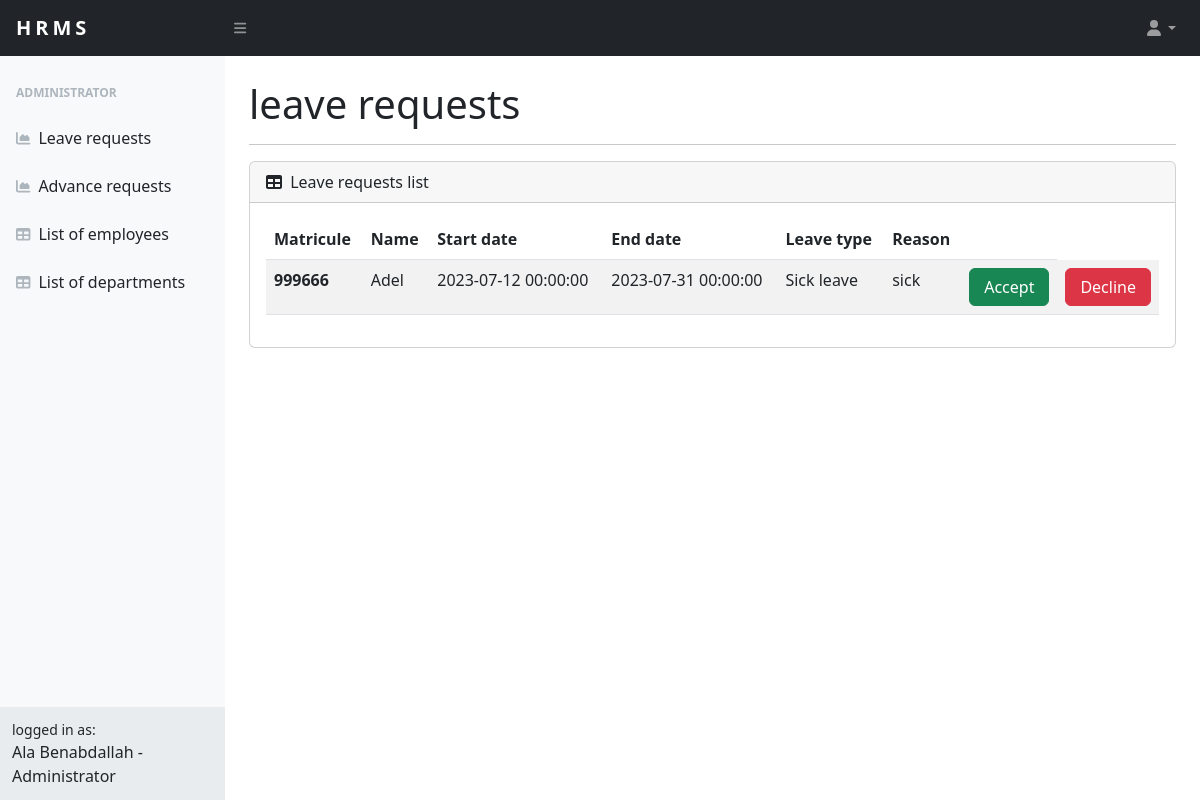
The page /admin/manage_leave (signed in) on the database its author committed.
### src/models.py (models this page shows, shortened)
class demande_conge(db.Model):
    matricule = db.Column(db.Integer,db.ForeignKey('matricules.matricule'),primary_key=True) #cle etranger
    type_conge = db.Column(db.String)
    date_deb = db.Column(db.DateTime)
    date_fin = db.Column(db.DateTime)
    motif = db.Column(db.String)
    status = db.Column(db.Boolean)

class User(UserMixin,db.Model):
    matricule = db.Column(db.Integer,db.ForeignKey('matricules.matricule'),primary_key=True) #cle etranger
    first_name = db.Column(db.String(20))
    last_name = db.Column(db.String(20))
    email = db.Column(db.String(100), unique=True)
    password = db.Column(db.String(100))
    dep_name = db.Column(db.Integer,db.ForeignKey('departements.name')) #cle etranger
    address = db.Column(db.String(100))
    phone = db.Column(db.Integer)
    salaire = db.Column(db.Integer)
    is_admin = db.Column(db.Boolean,db.ForeignKey('matricules.is_admin'))

### src/admin/routes.py (the view)
@admin.route("/manage_leave",methods=['POST','GET'])
@login_required
def manage_leave():
    result = AdminOnly()
    if result == False:
        return redirect(url_for('home.home'))
    if request.method == 'POST':
        matricule=request.form["matricule"]
        conge = demande_conge.query.filter_by(matricule=matricule).first()
        if request.form['submit_b'] == "Accept":
            conge.status = 1
            flash("Leave requst is accepted")
        if request.form['submit_b'] == 'Decline':
            conge.status = 0
            flash("Leave request is declined")
        db.session.commit()
        return redirect(url_for('admin.manage_leave'))
    else:
        fullname,role = fullname_role() # fix: store this in the session instance.
        result = demande_conge.query.all()
        print(result)
        leave_list = []
        for leave in result:
            leave_list.append({'matricule':leave.matricule,'firstname':User.query.filter_by(matricule=leave.matricule).first().first_name,'type':leave.type_conge,'start_date':leave.date_deb,'end_date':leave.date_fin,'reason':leave.motif})
        return render_template('admin/manage_leave.html',fullname = fullname,role=role,leave_list=leave_list)

### src/admin/modules.py (called while the page is built)
def AdminOnly():
    matricule = current_user.matricule
    user = Matricules.query.filter_by(matricule=matricule).first()
    if user.is_admin == 0:
        flash("Administrative access only")
    return True if user.is_admin == 1 else False

def fullname_role():
    fullname = current_user.first_name + " " + current_user.last_name
    user = Matricules.query.filter_by(matricule=current_user.matricule).first()
    is_admin = 'Administrator' if user.is_admin == 1 else 'Employee'
    return (fullname,is_admin)

### src/app.py (called while the page is built)
@login_manager.user_loader
def load_user(user_id):
    return User.query.get(int(user_id))

### src/templates/admin/manage_leave.html (shortened to what this page needs)
{% extends "base.html" %}
{% block content %}
<div id="layoutSidenav_content">
    <main>
        <div class="container-fluid px-4">
<h1 class="mt-4">leave requests</h1><hr>
<div class="card mb-4">
    <div class="card-header">
        <i class="fas fa-table me-1"></i>
        Leave requests list
    </div>
    <div class="card-body">
        <table class="table table-striped">
            <thead>
              <tr>
                <th scope="col">Matricule</th>
                <th scope="col">Name</th>
                <th scope="col">Start date</th>
                <th scope="col">End date</th>
                <th scope="col">Leave type</th>
                <th scope="col">Reason</th>
                <th scope="col"></th>
              </tr>
            </thead>
            <tbody>
              {% for leave in leave_list %}
              <form action="#" method="POST">
                <tr>
                  <th scope="row"><input type="hidden" name="matricule" value="{{ leave['matricule'] }}"/>{{ leave['matricule'] }}</th>
                  <td>{{ leave['firstname'] }}</td>
                  <td>{{ leave['start_date'] }}</td>
                  <td>{{ leave['end_date'] }}</td>
                  <td>{{ leave['type'] }}</td>
                  <td>{{ leave['reason'] }}</td>
                  <td><input type="submit" name="submit_b" value="Accept" class="btn btn-success" style="width:100%"/></td>
                  <td><input type="submit" name="submit_b" value="Decline"  class="btn btn-danger" style="width:100%"/></td>
                </tr>
              </form>
              {% endfor %}
            </tbody>
          </table>
    </div>
</div>
</div>
</main>
{% endblock content %}

### rows shown on the page
demande_conge: matricule "999666", start_date "2023-07-12 00:00:00", end_date "2023-07-31 00:00:00", type "Sick leave", reason "sick"
User: firstname "Adel"

### other values the page prints
{{ fullname }} "Ala Benabdallah"
{{ role }} "Administrator"
